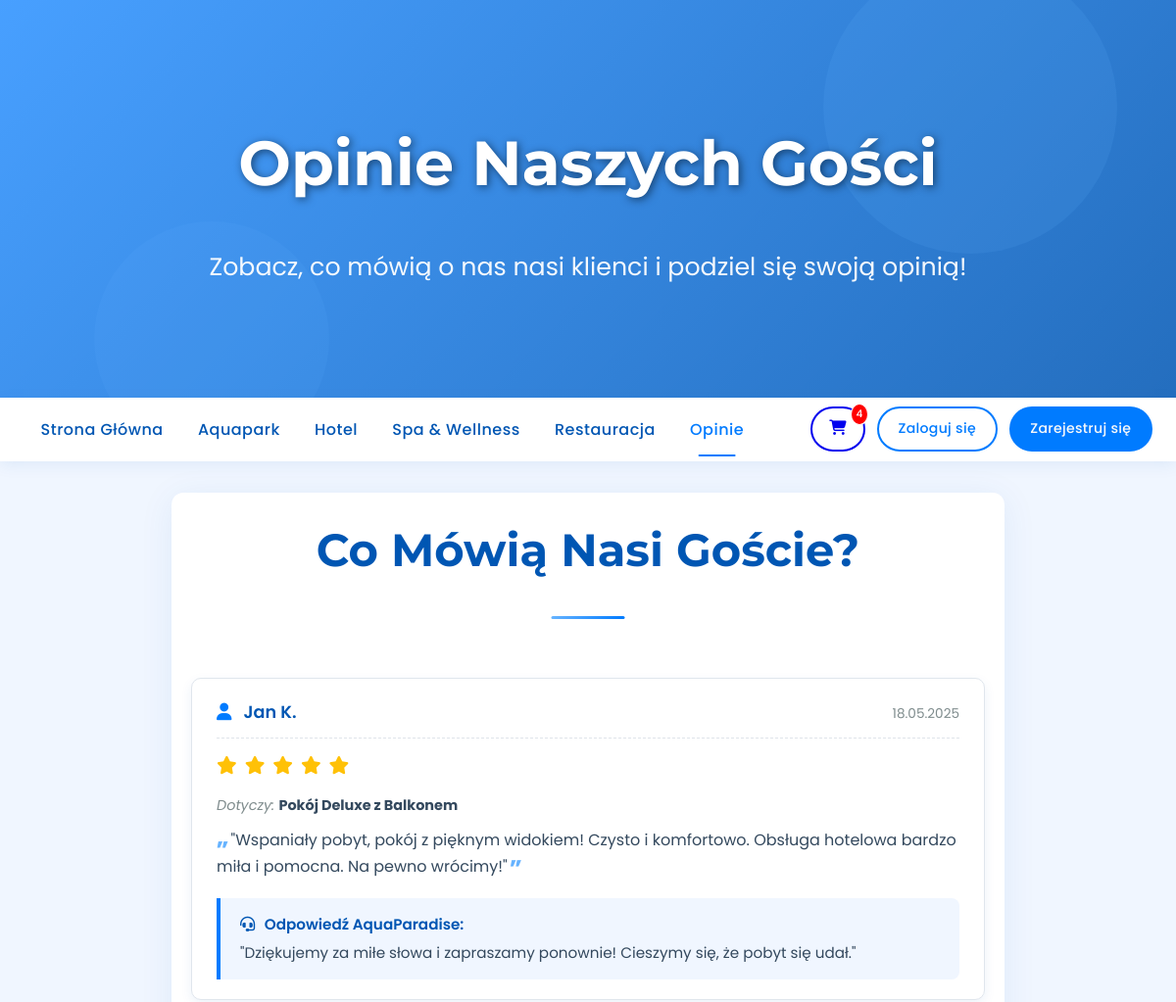
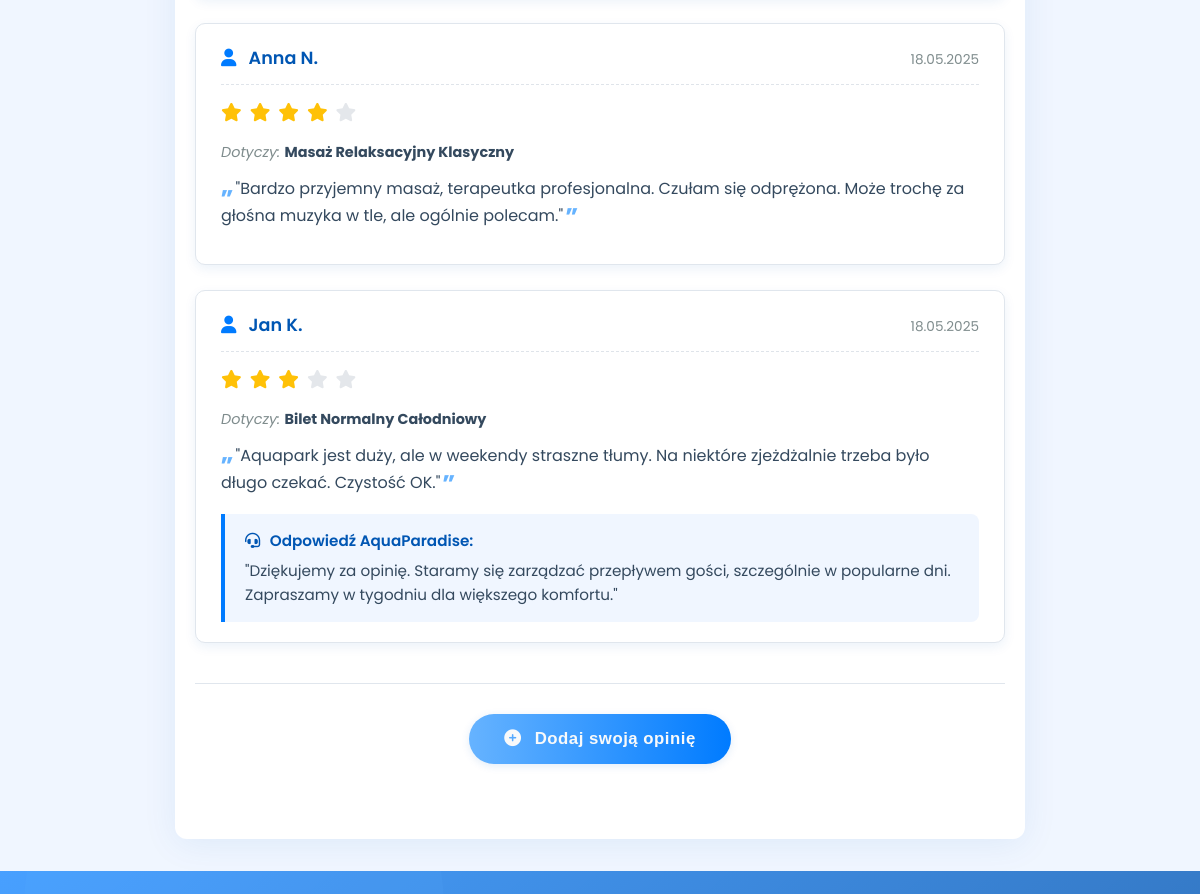
The page /opinions_view.php (upper part) on the database as committed earlier (2 pictures, top to bottom).
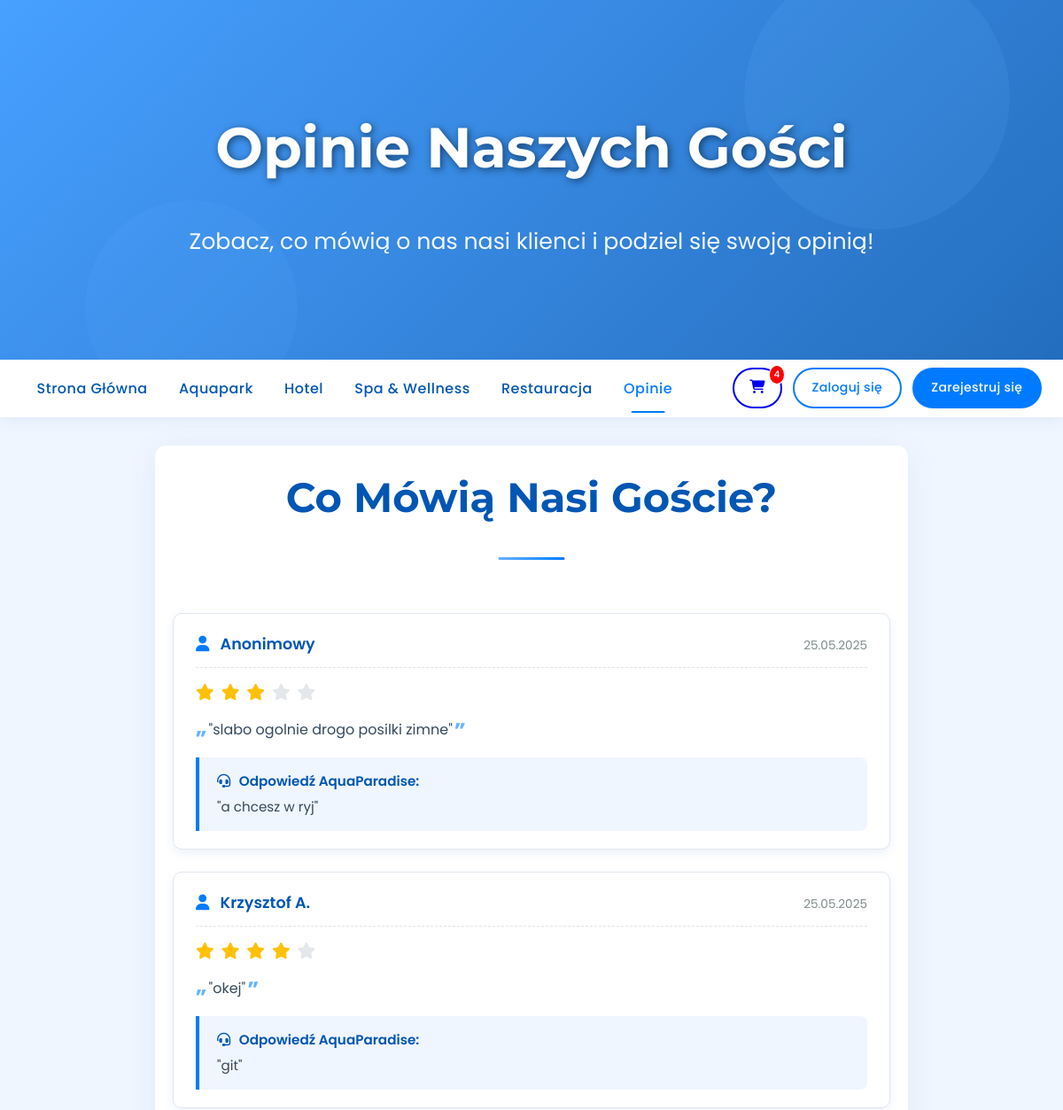
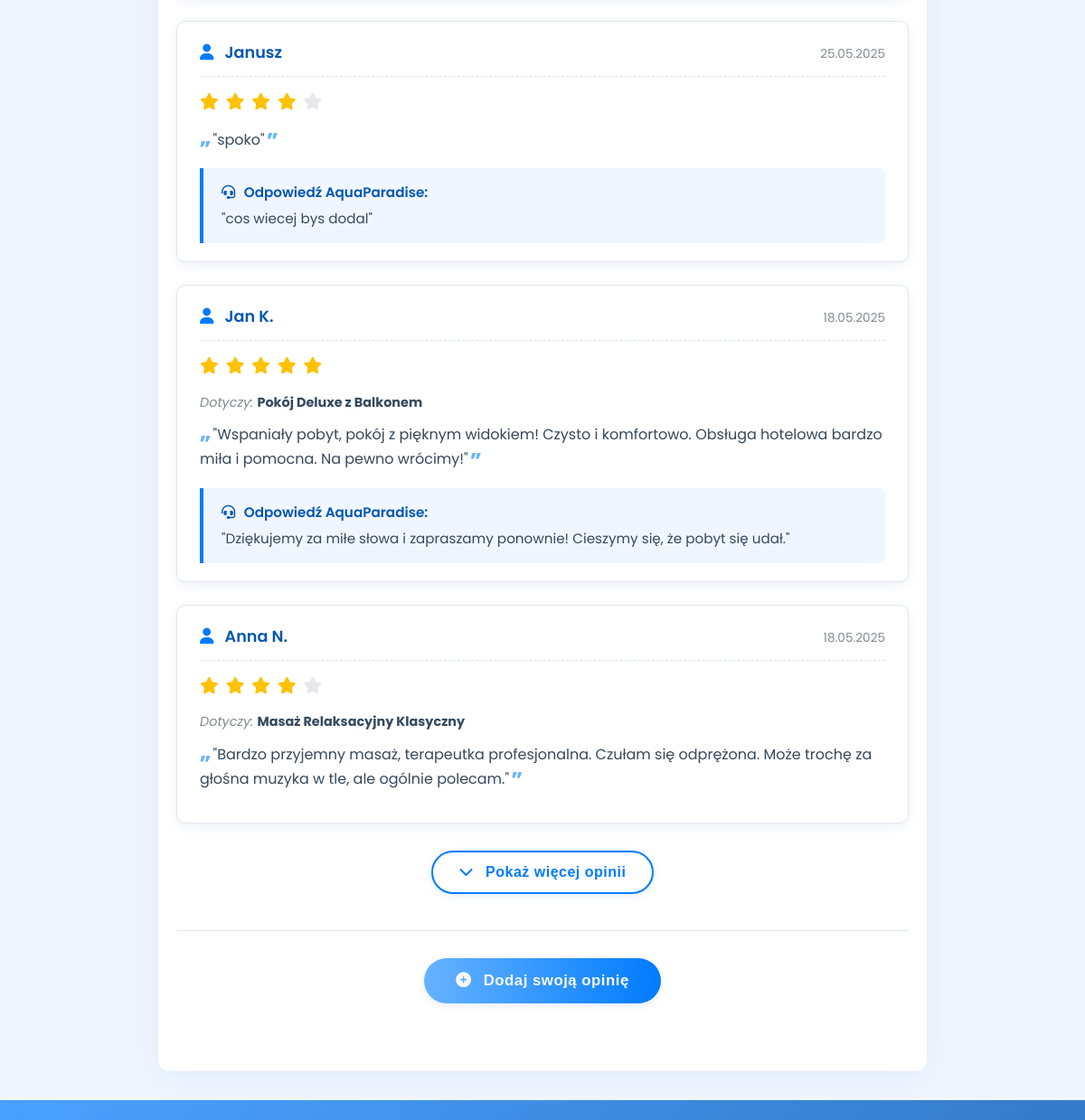
The same page on the database as committed later (2 pictures, top to bottom).
### tables this page shows
CREATE TABLE `opinions` (
  `opinion_id` int(11) NOT NULL,
  `user_id` int(11) DEFAULT NULL,
  `guest_name` varchar(150) DEFAULT NULL,
  `product_id` int(11) DEFAULT NULL,
  `rating` int(11) DEFAULT NULL CHECK (`rating` >= 1 and `rating` <= 5),
  `comment` text NOT NULL,
  `status` varchar(50) DEFAULT 'Oczekująca',
  `created_at` timestamp NOT NULL DEFAULT current_timestamp(),
  `admin_comment` text DEFAULT NULL
);

CREATE TABLE `users` (
  `user_id` int(11) NOT NULL,
  `first_name` varchar(100) NOT NULL,
  `last_name` varchar(100) NOT NULL,
  `email` varchar(255) NOT NULL,
  `password_hash` varchar(255) NOT NULL,
  `phone` varchar(20) DEFAULT NULL,
  `role_id` int(11) NOT NULL,
  `is_vip_customer` tinyint(1) DEFAULT 0,
  `created_at` timestamp NOT NULL DEFAULT current_timestamp(),
  `last_login` timestamp NULL DEFAULT NULL
);

CREATE TABLE `products` (
  `product_id` int(11) NOT NULL,
  `category_id` int(11) NOT NULL,
  `name` varchar(255) NOT NULL,
  `description` text DEFAULT NULL,
  `price` decimal(10,2) NOT NULL,
  `image_url` varchar(255) DEFAULT NULL,
  `availability_details` text DEFAULT NULL,
  `is_active` tinyint(1) DEFAULT 1
);

### src/functions.php (called while the page is built, shortened)
<?php
if (!function_exists('get_current_cart_id')) {
    function get_current_cart_id(PDO $pdo): ?int {
        $cart_id_to_return = null;
        if (isset($_SESSION['user_id'])) {
            $session_cart_var = 'user_cart_id_' . $_SESSION['user_id'];
            if (isset($_SESSION[$session_cart_var])) {
                try {
                    $stmt_verify = $pdo->prepare("SELECT cart_id FROM Carts WHERE cart_id = :cart_id AND user_id = :user_id");
                    $stmt_verify->execute([':cart_id' => $_SESSION[$session_cart_var], ':user_id' => $_SESSION['user_id']]);
                    if ($stmt_verify->fetch()) {
                        $cart_id_to_return = (int)$_SESSION[$session_cart_var];
                    } else { unset($_SESSION[$session_cart_var]); }
                } catch (PDOException $e) { error_log("Błąd weryfikacji user_cart_id w get_current_cart_id: " . $e->getMessage()); unset($_SESSION[$session_cart_var]); }
            }
            if ($cart_id_to_return === null) {
                try {
                    $stmt_find = $pdo->prepare("SELECT cart_id FROM Carts WHERE user_id = :user_id");
                    $stmt_find->execute([':user_id' => $_SESSION['user_id']]);
                    $cart = $stmt_find->fetch();
                    if ($cart) { $cart_id_to_return = (int)$cart['cart_id'];
                    } else {
                        $stmt_create = $pdo->prepare("INSERT INTO Carts (user_id, created_at, updated_at) VALUES (:user_id, NOW(), NOW())");
                        $stmt_create->execute([':user_id' => $_SESSION['user_id']]);
                        $cart_id_to_return = (int)$pdo->lastInsertId();
                    }
                    $_SESSION[$session_cart_var] = $cart_id_to_return;
                } catch (PDOException $e) { error_log("Błąd znajdowania/tworzenia koszyka dla użytkownika w get_current_cart_id: " . $e->getMessage()); return null; }
            }
        } else {
            $php_session_id = session_id();
            if ($cart_id_to_return === null) {
                try {
                    $stmt_find_guest_db = $pdo->prepare("SELECT cart_id FROM Carts WHERE session_id = :session_id AND user_id IS NULL");
                    $stmt_find_guest_db->execute([':session_id' => $php_session_id]);
                    $cart_db = $stmt_find_guest_db->fetch();
                    if ($cart_db) { $cart_id_to_return = (int)$cart_db['cart_id'];
                    } else {
                        $stmt_create_guest = $pdo->prepare("INSERT INTO Carts (session_id, created_at, updated_at) VALUES (:session_id, NOW(), NOW())");
                        $stmt_create_guest->execute([':session_id' => $php_session_id]);
                        $cart_id_to_return = (int)$pdo->lastInsertId();
                    }
                } catch (PDOException $e) { error_log("Błąd znajdowania/tworzenia koszyka dla gościa w get_current_cart_id: " . $e->getMessage()); return null; }
            }
        }
        return $cart_id_to_return;
    }
}
?>

### opinions_view.php (the view, shortened to what this page needs)
<?php
require_once __DIR__ . '/config/init.php';
$opinions = [];
$has_more_initial_opinions = false;
try {
    $stmt = $pdo->prepare("
        SELECT o.*, u.first_name, u.last_name, p.name as product_name
        FROM opinions o
        LEFT JOIN users u ON o.user_id = u.user_id
        LEFT JOIN products p ON o.product_id = p.product_id
        WHERE o.status = 'Zaakceptowana'
        ORDER BY o.created_at DESC
        LIMIT :limit
    ");
    $limit = INITIAL_OPINIONS_COUNT;
    $stmt->bindParam(':limit', $limit, PDO::PARAM_INT);
    $stmt->execute();
    $opinions = $stmt->fetchAll(PDO::FETCH_ASSOC);
    $stmt_count_total = $pdo->prepare("SELECT COUNT(*) FROM opinions WHERE status = 'Zaakceptowana'");
    $stmt_count_total->execute();
    $total_opinions_count = (int)$stmt_count_total->fetchColumn();
    if ($total_opinions_count > INITIAL_OPINIONS_COUNT) {
        $has_more_initial_opinions = true;
    }
} catch (PDOException $e) {
    error_log("Error fetching opinions: " . $e->getMessage());
}
include BASE_PATH . '/includes/header.php';
?>
<header class="page-header" style="background-image: linear-gradient(135deg, rgba(0, 123, 255, 0.7) 0%, rgba(0, 86, 179, 0.85) 100%)">
    <div class="content">
        <h1>Opinie Naszych Gości</h1>
        <p>Zobacz, co mówią o nas nasi klienci i podziel się swoją opinią!</p>
    </div>
</header>
<?php include BASE_PATH . '/includes/navigation.php'; ?>
<div class="page-wrapper opinions-page-wrapper-new">
    <section class="section-title-container">
        <h2>Co Mówią Nasi Goście?</h2>
    </section>
    <div id="opinionsListContainer" class="opinions-list-new">
        <?php if (empty($opinions)): ?>
            <p class="no-opinions-new">Nie ma jeszcze żadnych opinii. Bądź pierwszy!</p>
        <?php else: ?>
            <?php foreach ($opinions as $opinion): ?>
                <div class="opinion-card-new">
                    <div class="opinion-header">
                        <strong class="opinion-author">
                            <i class="fas fa-user"></i>
                            <?php
                            if (!empty($opinion['user_id']) && !empty($opinion['first_name'])) {
                                echo htmlspecialchars($opinion['first_name'] . (isset($opinion['last_name'][0]) ? ' ' . $opinion['last_name'][0] . '.' : ''));
                            } elseif (!empty($opinion['guest_name'])) {
                                echo htmlspecialchars($opinion['guest_name']);
                            } else {
                                echo 'Anonimowy Gość';
                            }
                            ?>
                        </strong>
                        <span class="opinion-date"><?php echo date("d.m.Y", strtotime($opinion['created_at'])); ?></span>
                    </div>
                    <?php if ($opinion['rating']): ?>
                        <div class="opinion-rating-display">
                            <?php for ($i = 1; $i <= 5; $i++): ?>
                                <i class="fas fa-star <?php echo ($i <= $opinion['rating']) ? 'filled' : ''; ?>"></i>
                            <?php endfor; ?>
                        </div>
                    <?php endif; ?>
                    <?php if ($opinion['product_name']): ?>
                        <p class="opinion-product">Dotyczy: <strong><?php echo htmlspecialchars($opinion['product_name']); ?></strong></p>
                    <?php endif; ?>
                    <p class="opinion-comment-text">"<?php echo nl2br(htmlspecialchars($opinion['comment'])); ?>"</p>
                    <?php if (!empty($opinion['admin_comment'])): ?>
                        <div class="admin-reply">
                            <p><strong><i class="fas fa-headset"></i> Odpowiedź AquaParadise:</strong></p>
                            <p>"<?php echo nl2br(htmlspecialchars($opinion['admin_comment'])); ?>"</p>
                        </div>
                    <?php endif; ?>
                </div>
            <?php endforeach; ?>
        <?php endif; ?>
    </div>
    <?php if ($has_more_initial_opinions): ?>
        <div class="show-more-opinions-container">
            <button id="loadMoreOpinionsBtn" class="cta-button secondary-cta">
                <i class="fas fa-chevron-down"></i> Pokaż więcej opinii
            </button>
        </div>
    <?php endif; ?>
    <div class="add-opinion-section-new">
        <button id="toggleAddOpinionFormBtn" class="cta-button">
            <i class="fas fa-plus-circle"></i> Dodaj swoją opinię
        </button>
    </div>
</div>
<?php include BASE_PATH . '/includes/footer.php'; ?>

### includes/header.php (shortened to what this page needs)
<!DOCTYPE html>
<html lang="pl">
<head>
    <link rel="stylesheet" href="https://cdnjs.cloudflare.com/ajax/libs/font-awesome/6.5.1/css/all.min.css">
    <link rel="stylesheet" href="<?php echo BASE_URL; ?>style.css?v=<?php echo file_exists(BASE_PATH . '/style.css') ? filemtime(BASE_PATH . '/style.css') : time(); ?>">
</head>
<body>

### includes/navigation.php (shortened to what this page needs)
<?php
$cart_item_count = 0;
if (isset($pdo) && function_exists('get_current_cart_id')) {
    $current_cart_id_nav = get_current_cart_id($pdo);
    if ($current_cart_id_nav) {
        try {
            $stmt_count = $pdo->prepare("SELECT SUM(quantity) as total_items FROM CartItems WHERE cart_id = :cart_id");
            $stmt_count->bindParam(':cart_id', $current_cart_id_nav, PDO::PARAM_INT);
            $stmt_count->execute();
            $count_result = $stmt_count->fetch(PDO::FETCH_ASSOC);
            if ($count_result && $count_result['total_items']) {
                $cart_item_count = (int)$count_result['total_items'];
            }
        } catch (PDOException $e) {
            error_log("Error fetching cart count in navigation.php: " . $e->getMessage());
            $cart_item_count = 0;
        }
    }
}
$current_page_nav = basename($_SERVER['PHP_SELF'] ?? 'index.php');
$user_role_name_nav = $_SESSION['user_role_name'] ?? '';
$employee_admin_roles = ['Administrator', 'SuperAdmin', 'Pracownik Hotel', 'Pracownik SPA', 'Pracownik Restauracja', 'Pracownik Aquapark'];
$is_admin_or_employee_nav = isset($_SESSION['user_id']) && in_array($user_role_name_nav, $employee_admin_roles);
$base_url_nav = defined('BASE_URL') ? BASE_URL : './';
?>
<nav class="main-nav">
    <div class="nav-links">
        <a href="<?php echo $base_url_nav; ?>index.php" class="<?php echo ($current_page_nav == 'index.php') ? 'active' : ''; ?>">Strona Główna</a>
        <a href="<?php echo $base_url_nav; ?>aquapark.php" class="<?php echo ($current_page_nav == 'aquapark.php') ? 'active' : ''; ?>">Aquapark</a>
        <a href="<?php echo $base_url_nav; ?>hotel.php" class="<?php echo ($current_page_nav == 'hotel.php') ? 'active' : ''; ?>">Hotel</a>
        <a href="<?php echo $base_url_nav; ?>spa.php" class="<?php echo ($current_page_nav == 'spa.php') ? 'active' : ''; ?>">Spa & Wellness</a>
        <a href="<?php echo $base_url_nav; ?>restaurant.php" class="<?php echo ($current_page_nav == 'restaurant.php') ? 'active' : ''; ?>">Restauracja</a>
        <a href="<?php echo $base_url_nav; ?>opinions_view.php" class="<?php echo ($current_page_nav == 'opinions_view.php') ? 'active' : ''; ?>">Opinie</a>
    </div>
    <div class="nav-auth">
        <a href="<?php echo $base_url_nav; ?>cart_view.php" class="auth-button cart-button" id="cartButton" title="Koszyk">
            <i class="fas fa-shopping-cart"></i>
            <span class="cart-count" id="cartCount"><?php echo $cart_item_count; ?></span>
        </a>
        <?php if (isset($_SESSION['user_id'])): ?>
            <?php if ($is_admin_or_employee_nav): ?>
                 <a href="<?php echo $base_url_nav; ?>admin/index.php" class="auth-button register-button admin-panel-button">Panel</a>
            <?php endif; ?>
            <a href="<?php echo $base_url_nav; ?>logout.php" class="auth-button logout-button" id="logoutButton">Wyloguj</a>
        <?php else: ?>
            <a href="<?php echo $base_url_nav; ?>login.php" class="auth-button login-button" id="loginButton">Zaloguj się</a>
            <a href="<?php echo $base_url_nav; ?>signup.php" class="auth-button register-button" id="registerButton">Zarejestruj się</a>
        <?php endif; ?>
    </div>
</nav>

### includes/footer.php (shortened to what this page needs)
<footer class="main-footer">
    <div class="footer-inner-content">
    </div>
</footer>
</body>
</html>

Rows that differ between the two databases and show on the page:
no longer on this page (row unchanged): opinions: user.last_name "Jan K.", created_at "18.05.2025", rating 3 (drawn), product.name "Bilet Normalny Całodniowy", comment "Aquapark jest duży, ale w weekendy straszne tłumy. Na niektóre zjeżdżalnie trzeba było długo czekać. Czystość OK.", admin_comment "Dziękujemy za opinię. Staramy się zarządzać przepływem gości, szczególnie w popularne dni. Zapraszamy w tygodniu dla większego komfortu."
added opinions: guest_name "Anonimowy", created_at "25.05.2025", rating 3 (drawn), comment "slabo ogolnie drogo posilki zimne", admin_comment "a chcesz w ryj"
added opinions: user.last_name "Krzysztof A.", created_at "25.05.2025", rating 4 (drawn), comment "okej", admin_comment "git"
added opinions: guest_name "Janusz", created_at "25.05.2025", rating 4 (drawn), comment "spoko", admin_comment "cos wiecej bys dodal"
Other text that changed with them:
text now shown: "Pokaż więcej opinii"
